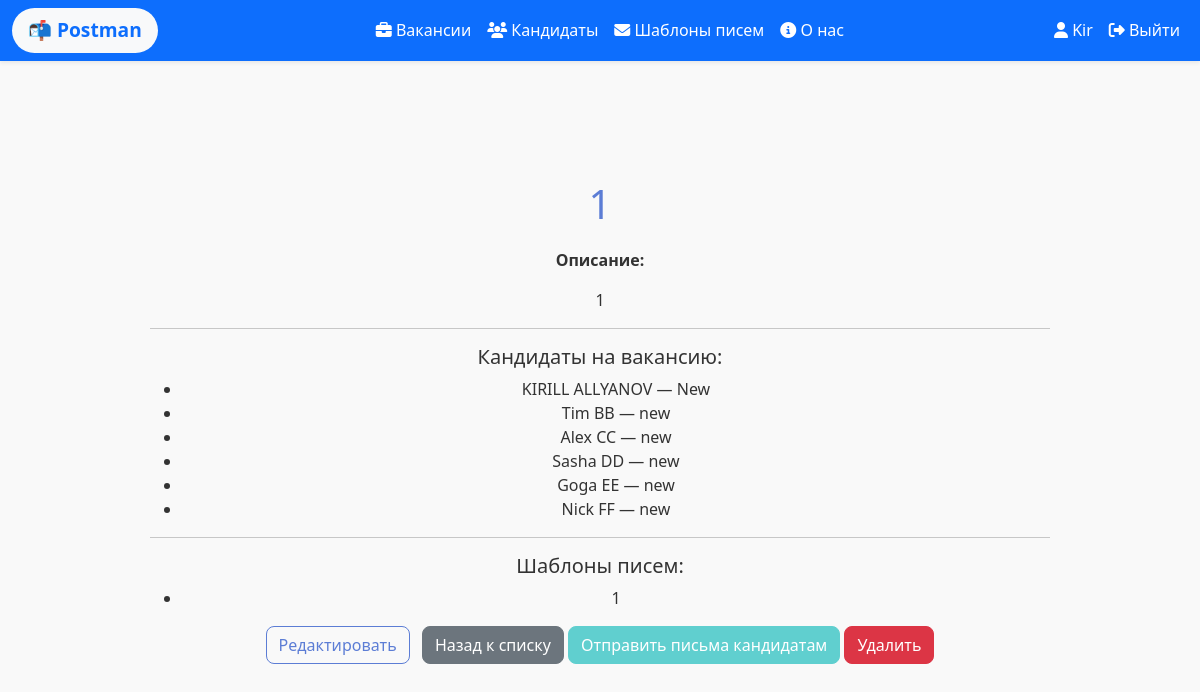
The app's page /data/vacancy_detail/11/ (signed in) with its own data.
### data/models.py (models this page shows, shortened)
class User(AbstractUser):
    firstname = models.CharField(max_length=100)
    lastname = models.CharField(max_length=100)
    class Meta:
        verbose_name = 'Пользователь'
        verbose_name_plural = 'Пользователи'

class Vacancy(models.Model):
    title = models.CharField(max_length=100)
    description = models.TextField()
    user = models.ForeignKey(
        User,
        on_delete=models.SET_NULL,
        null=True,
        blank=True,
        related_name="vacancies",
        verbose_name="Пользователь"
    )
    candidates = models.ManyToManyField(Candidate, related_name='vacancies', blank=True)
    templates = models.ManyToManyField(Template,related_name='vacancies', blank=True)
    class Meta:
        verbose_name = "Вакансия"
        verbose_name_plural = "Вакансии"

class Candidate(models.Model):
    STATUS_CHOICES = [
        ('New', 'Новый'),
        ('Message sent', 'Письмо отправлено'),
        ('Response recieved', 'Ответ получен'),
        ('Contact fixe', 'Контакт закреплен'),
        ('Rejected', 'Отклонен')
    ]
    firstname = models.CharField(max_length=100, verbose_name='Имя', blank=True)
    surname = models.CharField(max_length=100, verbose_name='Фамилия', blank=True)
    patronymic = models.CharField(max_length=100, verbose_name='Отчество', blank=True)
    birthday = models.DateField(verbose_name='Дата рождения', blank=True)
    email = models.EmailField(verbose_name='E-mail', blank=True)
    tg = models.CharField(max_length=100, verbose_name='Телеграм', blank=True)
    phone = models.CharField(max_length=15, verbose_name='Номер телефона', blank=True)
    cv = models.FileField(
        upload_to='cvs/',
        validators=[FileExtensionValidator(allowed_extensions=['pdf'])],
        blank=True,
        null=True,
        verbose_name='Резюме'
    )
    status = models.CharField(
        max_length=20,
        choices=STATUS_CHOICES,
        default='new',
        verbose_name='Статус'
    )
    notes = models.TextField(blank=True)
    class Meta:
        verbose_name = 'Кандидат'
        verbose_name_plural = 'Кандидаты'

class Template(models.Model):
    title = models.CharField(max_length=150)
    content = models.TextField()
    class Meta:
        verbose_name = "Письмо"
        verbose_name_plural = "Письма"

### data/views.py (the view)
# urls.py: path('vacancy_detail/<int:pk>/', views.vacancy_detail, name='vacancy_detail'), # детали по конкретной вакансии
@login_required
def vacancy_detail(request, pk):
    vacancy = get_object_or_404(Vacancy, pk=pk)
    return render(request, 'data/vacancy_detail.html', {'vacancy': vacancy})

### data/templates/data/vacancy_detail.html (shortened to what this page needs)
{% extends "main/base.html" %}
{% block content %}
<h1>{{ vacancy.title }}</h1>
<p><strong>Описание:</strong></p>
<p>{{ vacancy.description }}</p>
<hr>
<h5>Кандидаты на вакансию:</h5>
<ul>
    {% for candidate in vacancy.candidates.all %}
    <li>{{ candidate.firstname }} {{ candidate.surname }} — {{ candidate.status }}</li>
    {% empty %}
    <p>Пока нет кандидатов.</p>
    {% endfor %}
</ul>
<hr>
<h5>Шаблоны писем:</h5>
<ul>
    {% for template in vacancy.templates.all %}
    <li>{{ template.title }}</li>
    {% empty %}
    <p>Пока нет прикрепленных писем.</p>
    {% endfor %}
</ul>
<a href="{% url 'vacancy_edit' vacancy.id %}" class="btn btn-outline-primary">Редактировать</a>
<a href="{% url 'vacancies' %}" class="btn btn-secondary ms-2">Назад к списку</a>
<a href="{% url 'send_vacancy_emails' vacancy.id %}" class="btn btn-primary">
    Отправить письма кандидатам
</a>
<form action="{% url 'vacancy_delete' vacancy.id %}" method="post" style="display:inline;">
    <button type="submit" class="btn btn-danger" onclick="return confirm('Удалить вакансию?')">Удалить</button>
</form>
{% endblock %}

### main/templates/main/base.html (shortened to what this page needs)
{% load static %}
<!DOCTYPE html>
<html lang="ru">
<head>
    <link rel="stylesheet" href="https://cdn.jsdelivr.net/npm/bootstrap@5.3.3/dist/css/bootstrap.min.css">
    <link rel="stylesheet" href="https://cdn.jsdelivr.net/npm/@fortawesome/fontawesome-free@6.6.0/css/all.min.css">
    <link rel="stylesheet" href="{% static 'main/css/main.css' %}">
</head>
<body>
<nav class="navbar navbar-expand-lg navbar-dark fixed-top bg-primary shadow-sm custom-navbar">
    <div class="container-fluid">
        <a class="navbar-brand fw-bold px-3 py-2 bg-light text-primary rounded-pill" href="{% url 'index' %}" style="font-weight: bold; font-size: 1.2rem;">
            📬 Postman
        </a>
        <div class="collapse navbar-collapse justify-content-center" id="navbarNav">
            <ul class="navbar-nav text-center">
                <li class="nav-item">
                    <a class="nav-link nav-effect text-white" href="{% url 'vacancies' %}"><i class="fas fa-briefcase"></i> Вакансии</a>
                </li>
                <li class="nav-item">
                    <a class="nav-link nav-effect text-white" href="{% url 'candidates' %}"><i class="fas fa-users"></i> Кандидаты</a>
                </li>
                <li class="nav-item">
                    <a class="nav-link nav-effect text-white" href="{% url 'templates' %}"><i class="fas fa-envelope"></i> Шаблоны писем</a>
                </li>
                <li class="nav-item">
                    <a class="nav-link nav-effect text-white" href="{% url 'about' %}"><i class="fas fa-info-circle"></i> О нас</a>
                </li>
            </ul>
        </div>
        <div class="navbar-nav ms-auto">
            {% if user.is_authenticated %}
                <a href="{% url 'dashboard' %}" class="nav-link nav-effect text-white"><i class="fas fa-user"></i> {{ user.username }}</a>
                <a href="{% url 'logout' %}" class="nav-link nav-effect text-white"><i class="fas fa-sign-out-alt"></i> Выйти</a>
            {% else %}
                <a href="{% url 'login' %}" class="nav-link nav-effect text-white"><i class="fas fa-sign-in-alt"></i> Войти</a>
                <a href="{% url 'register' %}" class="nav-link nav-effect text-white"><i class="fas fa-user-plus"></i> Регистрация</a>
            {% endif %}
        </div>
    </div>
</nav>
<main class="container" style="margin-top: 100px;">
    <div class="d-flex justify-content-center">
        <div class="w-100" style="max-width: 900px; text-align: center;">
            {% block content %}
            {% endblock %}
        </div>
    </div>
</main>
</body>
</html>

### main/static/main/css/main.css (style rules this page uses)
:root { --color-teal: #60cfcf; --color-blue: #5c7dd5; --color-green: #6dd66d; --color-orange: #ffa870; }
body { font-family: 'Segoe UI', sans-serif; background-color: #f9f9f9; color: #333; margin: 0; padding: 0; }
.custom-navbar { background-color: var(--color-blue); transition: background-color 0.3s ease, opacity 0.3s ease; z-index: 1000; }
.container { padding-top: 80px; text-align: center; }
button, .btn { border-radius: 8px; }
.btn-primary { background-color: var(--color-teal); border-color: var(--color-teal); transition: background-color 0.2s; }
.btn-outline-primary { border-color: var(--color-blue); color: var(--color-blue); transition: all 0.2s; }
h1, h2, h3 { color: var(--color-blue); margin-bottom: 20px; }
a { text-decoration: none; }
.nav-effect { transition: all 0.3s ease; padding: 8px 12px; border-radius: 8px; }

### records on screen
User: username "Kir"
Vacancy: title "1", description "1"
Candidate: firstname "KIRILL", surname "ALLYANOV", status "New"
Candidate: firstname "Tim", surname "BB", status "new"
Candidate: firstname "Alex", surname "CC", status "new"
Candidate: firstname "Sasha", surname "DD", status "new"
Candidate: firstname "Goga", surname "EE", status "new"
Candidate: firstname "Nick", surname "FF", status "new"
Template: title "1"
